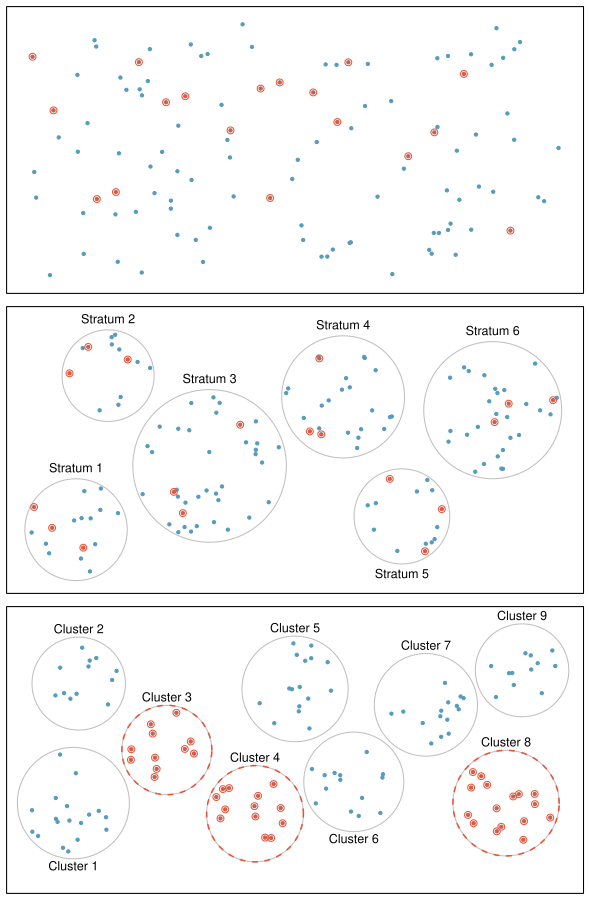

The R source for this figure:
library(openintro)
data(COL)
set.seed(3)
N   <- 108
n   <- 18
colSamp <- COL[4]
PCH <- rep(c(1, 3, 20)[3], 3)

col <- rep(COL[1], N)
pch <- PCH[match(col, COL)]

myPDF("samplingMethodsFigure.pdf", 5.9, 9, mar=rep(0.5,4), mfrow=c(3,1))

#=====> SRS <=====#
plot(0, xlim=c(0,2), ylim=0:1, type='n', axes=FALSE)
box()
x   <- runif(N, 0, 2)
y   <- runif(N)
inc <- n
points(x, y, col=col, pch=pch)

these <- sample(N, n)
points(x[these], y[these], pch=20, cex=0.8, col=colSamp)
points(x[these], y[these], cex=1.4, col=colSamp)


#=====> Stratified <=====#
PCH <- rep(c(1, 3, 20)[3], 3)
plot(0, xlim=c(0,2), ylim=0:1, type='n', axes=FALSE)
box()
X    <- c(0.18, 0.3, 0.68, 1.18, 1.4, 1.74)
Y    <- c(0.2, 0.78, 0.44, 0.7, 0.25, 0.65)
locs <- c(1, 4, 5, 3, 6, 2)
gps  <- list()
N    <- 1.1*c(15, 12, 35, 22, 13, 28)
R    <- sqrt(N/500)
p    <- matrix(c(12, 2, NA,
				 1,  2, NA,
				 4,  30, NA,
				 19, 1, NA,
				 11, 0, NA,
				 3, 24, NA), 3)
p     <- round(p*1.1)
p[3,] <- N - p[1,] - p[2,]
above <- c(1, 1, 1, 1, -1, 1)
for(i in 1:6){
	hold <- seq(0, 2*pi, len=99)
	x    <- X[i] + (R[i]+0.01)*cos(hold)
	y    <- Y[i] + (R[i]+0.01)*sin(hold)
	polygon(x, y, border=COL[5,4])
	x    <- rep(NA, N[i])
	y    <- rep(NA, N[i])
	for(j in 1:N[i]){
		inside <- FALSE
		while(!inside){
			xx <- runif(1, -R[i], R[i])
			yy <- runif(1, -R[i], R[i])
			if(sqrt(xx^2 + yy^2) < R[i]){
				inside <- TRUE
				x[j]   <- xx
				y[j]   <- yy
			}
		}
	}
	type <- sample(1, N[i], TRUE)
	pch  <- PCH[type]
	col  <- COL[type]
	x    <- X[i]+x
	y    <- Y[i]+y
	points(x, y, pch=pch, col=col)
	these  <- sample(N[i], 3)
	points(x[these], y[these], pch=20, cex=0.8, col=colSamp)
	points(x[these], y[these], cex=1.4, col=colSamp)
}
text(X, Y+above*(R+0.01), paste("Stratum", 1:6), pos=2+above, cex=1.1)

#=====> Cluster <=====#
PCH <- rep(c(1, 3, 20)[3], 3)
plot(0, xlim=c(0,2), ylim=0:1, type='n', axes=FALSE)
box()
X    <- c(0.17, 0.19, 0.52, 0.85, 1, 1.22, 1.49, 1.79, 1.85)
Y    <- c(0.3, 0.75, 0.5, 0.26, 0.73, 0.38, 0.67, 0.3, 0.8)
locs <- c(1, 4, 5, 3, 6, 2)
gps  <- list()
N    <- c(18, 12, 11, 13, 16, 14, 15, 16, 12)
R    <- sqrt(N/500)
p    <- matrix(c(6,  8, NA,
				 4,  4, NA,
				 4,  4, NA,
				 5,  4, NA,
				 8,  5, NA,
				 4,  5, NA,
				 5,  9, NA,
				 6,  5, NA,
				 4,  5, NA), 3)
p[3,] <- N - p[1,] - p[2,]
above <- c(-1, 1, 1, 1, 1, -1, 1, 1, 1)
for(i in 1:length(X)){
	hold <- seq(0, 2*pi, len=99)
	x    <- X[i] + (R[i]+0.02)*cos(hold)
	y    <- Y[i] + (R[i]+0.02)*sin(hold)
	polygon(x, y, border=COL[5,4])
	if(i %in% c(3, 4, 8)){
		polygon(x, y, border=COL[4], lty=2, lwd=1.5)
	}
	x    <- rep(NA, N[i])
	y    <- rep(NA, N[i])
	for(j in 1:N[i]){
		inside <- FALSE
		while(!inside){
			xx <- runif(1, -R[i], R[i])
			yy <- runif(1, -R[i], R[i])
			if(sqrt(xx^2 + yy^2) < R[i]){
				inside <- TRUE
				x[j]   <- xx
				y[j]   <- yy
			}
		}
	}
	type <- sample(1, N[i], TRUE)
	pch  <- PCH[type]
	col  <- COL[type]
	x    <- X[i]+x
	y    <- Y[i]+y
	points(x, y, pch=pch, col=col)
	these  <- 1:N[i]
	if(i %in% c(3, 4, 8)){
	points(x[these], y[these], pch=20, cex=0.8, col=colSamp)
	points(x[these], y[these], cex=1.4, col=colSamp)
		#points(x[these], y[these], pch=19, col=colSamp)
	}
}
text(X, Y+above*(R+0.01), paste("Cluster", 1:length(X)), pos=2+above, cex=1.1)

dev.off()
